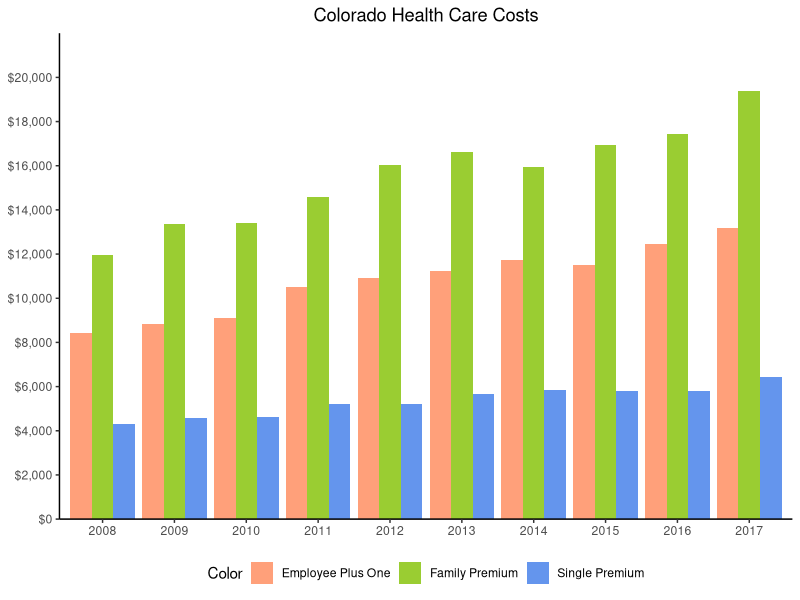

Recreate this plot in R.
#Alla Topp
#Assignemt 7
#Colorado Health Care Costs 

library(tidyverse)
library(data.table)
library(ggrepel)
library(readxl)
library(scales)
library(ggplot2)

#setwd("D:/Users/aleks/Desktop/Regis/MSDS670 Data Visualization/Week 7")
#df <- read_xlsx('Week_7_Homework_Data.xlsx', sheet = 'Colorado Health Care Costs')
#colnames(df) <- as.character(unlist(df[1,]))
#df = df[-1, ]
#df <- data.table(df)
#str(df)

year <- rep(c("2008", "2009", "2010", "2011", "2012", "2013", "2014", "2015", "2016", "2017"))


epop <- c(8428, 8846, 9112, 10525, 10909, 11234, 11735, 11503, 12456, 13180)
fp <- c(11952, 13360, 13393, 14580, 16037, 16636, 15932, 16940, 17459, 19396)
sp <- c(4303, 4570, 4630, 5212, 5212, 5668, 5848, 5794, 5792, 6456)

values <- c(sp, epop, fp)
type <- c(rep("Single Premium", 10),rep("Employee Plus One", 10), rep("Family Premium", 10))
mydata <- data.frame(year, values)

ggplot(mydata, aes(year, values)) + geom_bar(stat = "identity", aes(fill = type), position = "dodge") + 
  
       theme_classic() +
  
       theme(axis.title.x=element_blank(), axis.title.y=element_blank(),
             legend.position = "bottom", plot.title = element_text(hjust = 0.5)) + 
  
       scale_y_continuous(limits = c(0,22000), expand = c(0, 0), 
            breaks=c(0, 2000, 4000, 6000, 8000, 10000, 12000, 14000, 16000, 18000, 20000), label = dollar) + 
  
       labs(title="Colorado Health Care Costs") + scale_fill_manual(name ='Color', values = c('lightsalmon','yellowgreen', 'cornflowerblue'))
             
#geom_text(aes(label= values),vjust=-0.8, size=4, angle=90) 
  
  